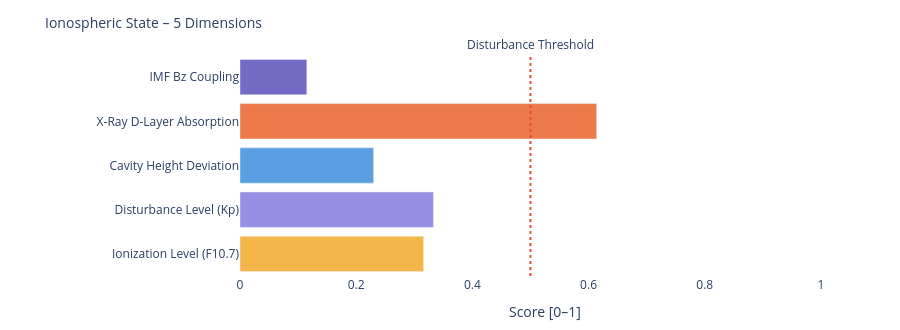

Write notebook code for a chart like this one.
### Markdown cell above
---
### 📐 Systemic Insight: Geometric Cavity vs. Real Schumann Resonance

**Relevant for:** Layer 6 = delta analysis &nbsp;|&nbsp; Layer 7 = feature vector / system interpretation

A cavity height change from 80 km to 70 km shifts the **idealized geometric frequencies** only minimally:

| Modus | Aktuell | Referenz | Δ |
|-------|---------|----------|---|
| SR-1 | 10.4762 Hz | 10.4599 Hz | +16 mHz |
| SR-2 | 18.1452 Hz | 18.1171 Hz | +28 mHz |
| SR-3 | 25.6612 Hz | 25.6215 Hz | +40 mHz |
| SR-4 | 33.1285 Hz | 33.0772 Hz | +51 mHz |

The geometric effect is limited because 10 km is very small compared to Earth's radius (~6371 km).

**Consequence:** Real Schumann deviations are likely driven more strongly by **conductivity, damping, day/night structure, lightning distribution and source geometry** than by pure cavity height.

---

**Layer 6 compares:**
```
geometric Δ from Layer 4  vs.  observed Δ from real Schumann measurement data
```

**Layer 7 Feature:**
```
If real Δ >> geometric Δ  →  non-geometric factors dominant
```

### Code cell
# ============================================================
# IONOSPHERIC STATE – Summary gauge
# Five dimensions: ionization, disturbance, cavity height, X-Ray, Bz coupling
# ============================================================

def norm(v, lo, hi):
    if v is None: return None
    return round(max(0.0, min(1.0, (v - lo) / (hi - lo))), 3)

# Ionization level (F10.7 → F2-Layer)
ioniz = norm(f107_val, 60, 250)

# Disturbance level (Kp → E/F-Layer irregularities)
disturb = norm(kp_val, 0, 9)

# Cavity height deviation from reference (80 km)
h_dev = norm(abs(h_eff - 80), 0, 20)

# X-Ray ionization (D-Layer absorption)
xray_ioniz = None
if xray_now is not None:
    xray_ioniz = norm(math.log10(max(xray_now, 1e-9)) + 9, 0, 5)

# Bz coupling (southward Bz → stronger magnetosphere-ionosphere coupling)
bz_coupling = norm(-(bz_now or 0), -5, 30) if bz_now is not None else None

dims = [
    ('Ionization Level (F10.7)',    ioniz,      '#F2A623'),
    ('Disturbance Level (Kp)',      disturb,    '#7F77DD'),
    ('Cavity Height Deviation',     h_dev,      '#378ADD'),
    ('X-Ray D-Layer Absorption',    xray_ioniz, '#E85D24'),
    ('IMF Bz Coupling',             bz_coupling,'#534AB7'),
]

fig = go.Figure()
for name, val, col in dims:
    if val is not None:
        h = int(val * 20)
        bar = '█' * h + '░' * (20 - h)
        label = f'{name}:  {bar}  {val:.3f}'
    else:
        label = f'{name}:  {"─" * 20}  n/a'
    fig.add_trace(go.Bar(
        x=[val if val is not None else 0],
        y=[name],
        orientation='h',
        marker_color=col, opacity=0.82,
        showlegend=False
    ))

fig.add_vline(x=0.5, line_dash='dot', line_color='#e74c3c',
              annotation_text='Disturbance Threshold', annotation_position='top')
fig.update_layout(
    title=dict(text='Ionospheric State – 5 Dimensions', font=dict(size=14)),
    xaxis=dict(title='Score [0–1]', range=[0, 1.05]),
    height=330, plot_bgcolor='rgba(0,0,0,0)', paper_bgcolor='rgba(0,0,0,0)',
    margin=dict(l=240, r=50, t=55, b=40)
)
fig.show()

print(f'\nIonospheric state:')
for name, val, _ in dims:
    print(f'  {name:<35} {val:.3f}' if val is not None else f'  {name:<35} n/a')

### Figure 1 — Plotly figure (JSON) as saved in the notebook; plotly's stock layout.template omitted (floating-point values rounded to 4 significant figures)
{"data": [{"marker": {"color": "#F2A623"}, "opacity": 0.82, "orientation": "h", "showlegend": false, "type": "bar", "x": [0.316], "y": ["Ionization Level (F10.7)"]}, {"marker": {"color": "#7F77DD"}, "opacity": 0.82, "orientation": "h", "showlegend": false, "type": "bar", "x": [0.333], "y": ["Disturbance Level (Kp)"]}, {"marker": {"color": "#378ADD"}, "opacity": 0.82, "orientation": "h", "showlegend": false, "type": "bar", "x": [0.23], "y": ["Cavity Height Deviation"]}, {"marker": {"color": "#E85D24"}, "opacity": 0.82, "orientation": "h", "showlegend": false, "type": "bar", "x": [0.614], "y": ["X-Ray D-Layer Absorption"]}, {"marker": {"color": "#534AB7"}, "opacity": 0.82, "orientation": "h", "showlegend": false, "type": "bar", "x": [0.115], "y": ["IMF Bz Coupling"]}], "layout": {"annotations": [{"showarrow": false, "text": "Disturbance Threshold", "x": 0.5, "xanchor": "center", "xref": "x", "y": 1, "yanchor": "bottom", "yref": "y domain"}], "height": 330, "margin": {"b": 40, "l": 240, "r": 50, "t": 55}, "paper_bgcolor": "rgba(0,0,0,0)", "plot_bgcolor": "rgba(0,0,0,0)", "shapes": [{"line": {"color": "#e74c3c", "dash": "dot"}, "type": "line", "x0": 0.5, "x1": 0.5, "xref": "x", "y0": 0, "y1": 1, "yref": "y domain"}], "title": {"font": {"size": 14}, "text": "Ionospheric State – 5 Dimensions"}, "xaxis": {"range": [0, 1.05], "title": {"text": "Score [0–1]"}}}}
